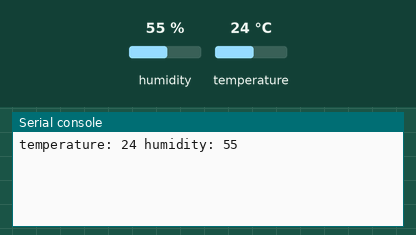
The program below on a simulated ESP32 board running MicroPython. Parts: the last lines printed to the serial console. The inputs (shaded band) are chosen by the test bench; at power-on: humidity 55 %, temperature 24 °C.

Above: at 1.2 s.
1.3 s: humidity set to 22 %
At 3.1 s:
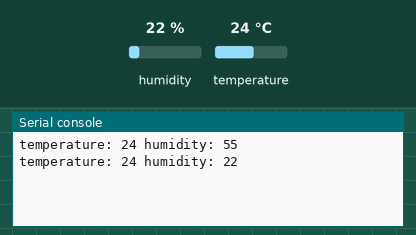
4.0 s: temperature set to 12 °C
At 5.4 s:
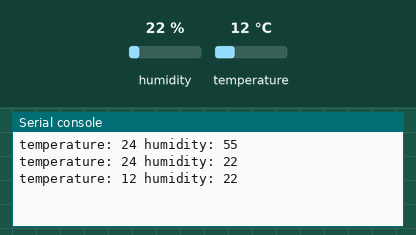
6.7 s: humidity set to 40 %
At 8.9 s:
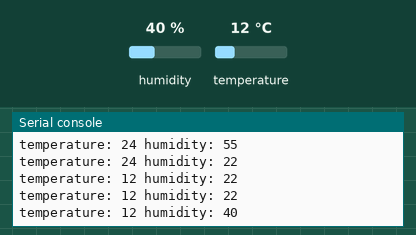
Timing chart, 0 to 10.4 s (numbered marks = the images above; inputs shaded):
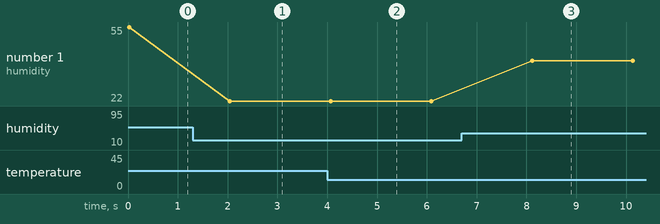

Measured:
- after the input at 1.3 s, the serial console: prints a new line after 0.75 s (image 1)
- after the input at 4.0 s, the serial console: prints a new line after 0.07 s (image 2)
- after the input at 6.7 s, the serial console: prints a new line after 1.4 s (image 3)
- plotted number 1: 55 → 22 after the input at 1.3 s, 22 → 40 after the input at 6.7 s

The program:

Hygrothermograph.py
```python
import machine
import time
import dht

DHT = dht.DHT11(machine.Pin(21))

while True:
    try:
        DHT.measure()
        print('temperature:',DHT.temperature(),'humidity:',DHT.humidity())
        time.sleep_ms(2000)
    except:
        pass
```
